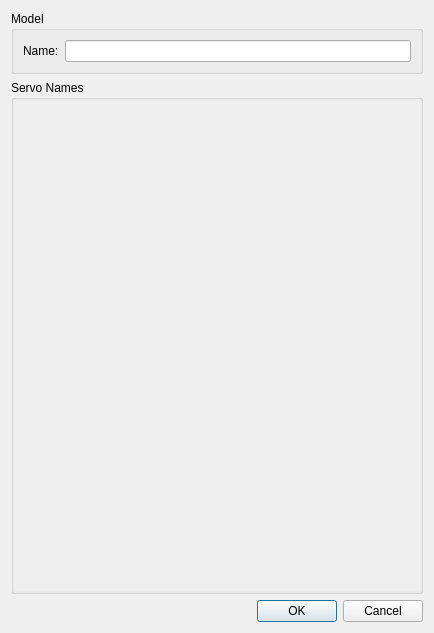
<?xml version="1.0" encoding="UTF-8"?>
<ui version="4.0">
 <class>GazeboConfigDialog</class>
 <widget class="QDialog" name="GazeboConfigDialog">
  <property name="geometry">
   <rect>
    <x>0</x>
    <y>0</y>
    <width>434</width>
    <height>633</height>
   </rect>
  </property>
  <property name="windowTitle">
   <string>Gazebo Configuration</string>
  </property>
  <layout class="QVBoxLayout" name="verticalLayout_2">
   <item>
    <widget class="QGroupBox" name="groupBox">
     <property name="title">
      <string>Model</string>
     </property>
     <layout class="QFormLayout" name="formLayout">
      <item row="0" column="0">
       <widget class="QLabel" name="label">
        <property name="text">
         <string>Name:</string>
        </property>
       </widget>
      </item>
      <item row="0" column="1">
       <widget class="QLineEdit" name="modelNameEdit"/>
      </item>
     </layout>
    </widget>
   </item>
   <item>
    <widget class="QGroupBox" name="groupBox_2">
     <property name="title">
      <string>Servo Names</string>
     </property>
     <layout class="QVBoxLayout" name="verticalLayout">
      <property name="spacing">
       <number>0</number>
      </property>
      <property name="margin">
       <number>0</number>
      </property>
      <item>
       <widget class="QScrollArea" name="scrollArea">
        <property name="frameShape">
         <enum>QFrame::NoFrame</enum>
        </property>
        <property name="widgetResizable">
         <bool>true</bool>
        </property>
        <widget class="QWidget" name="scrollContents">
         <property name="geometry">
          <rect>
           <x>0</x>
           <y>0</y>
           <width>412</width>
           <height>499</height>
          </rect>
         </property>
        </widget>
       </widget>
      </item>
     </layout>
    </widget>
   </item>
   <item>
    <widget class="QDialogButtonBox" name="buttonBox">
     <property name="orientation">
      <enum>Qt::Horizontal</enum>
     </property>
     <property name="standardButtons">
      <set>QDialogButtonBox::Cancel|QDialogButtonBox::Ok</set>
     </property>
    </widget>
   </item>
  </layout>
 </widget>
 <resources/>
 <connections>
  <connection>
   <sender>buttonBox</sender>
   <signal>accepted()</signal>
   <receiver>GazeboConfigDialog</receiver>
   <slot>accept()</slot>
   <hints>
    <hint type="sourcelabel">
     <x>248</x>
     <y>254</y>
    </hint>
    <hint type="destinationlabel">
     <x>157</x>
     <y>274</y>
    </hint>
   </hints>
  </connection>
  <connection>
   <sender>buttonBox</sender>
   <signal>rejected()</signal>
   <receiver>GazeboConfigDialog</receiver>
   <slot>reject()</slot>
   <hints>
    <hint type="sourcelabel">
     <x>316</x>
     <y>260</y>
    </hint>
    <hint type="destinationlabel">
     <x>286</x>
     <y>274</y>
    </hint>
   </hints>
  </connection>
 </connections>
</ui>
